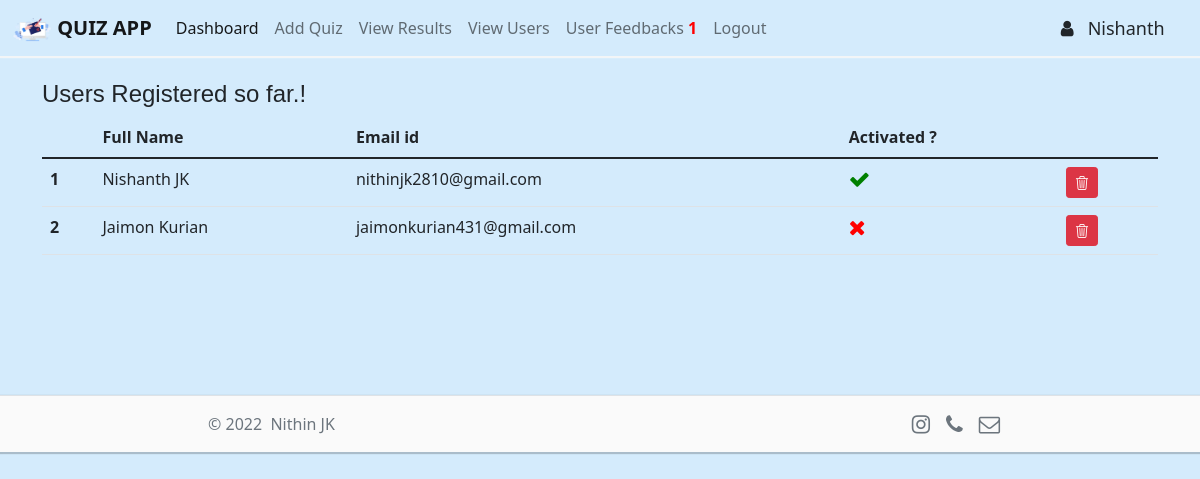
Screenshot of /view_users/Nishanth/ (signed in) with the database file from the repository.
### users/models.py (models this page shows, shortened)
class Users(models.Model):
    fname = models.CharField(max_length=100)
    lname = models.CharField(max_length=100, blank=True)
    email = models.EmailField(max_length=100)
    status = models.CharField(max_length=20, default='not_activated')

### site_admin/views.py (the view)
# urls.py: path('view_users/<name>/', admin_views.view_users, name='view_users'),
@login_required(login_url='home')
def view_users(request, name):
    current_user = User.objects.get(pk=request.user.id)
    if current_user.is_superuser == True:
        role = 'admin'
        notification = Notifications.objects.filter(to=role, status=1)
        feedcount = 0
        resultcount = 0
        usercount = 0
        for item in notification:
            if item.subject == 'feedback':
                feedcount += 1
            elif item.subject == 'result':
                resultcount += 1
            elif item.subject == 'new_user':
                usercount += 1
        all_users = Users.objects.all
        return render(request, 'admin/view_users.html', {'role':role, 'feedcount':feedcount, 'resultcount':resultcount, 'usercount':usercount, 'current_year': current_year, 'all': all_users, 'uname':name})
    else:
        return redirect('home')

### templates/admin/view_users.html
{% include 'header.html' %}
{% block content %}
<div class="container">
    <h4>Users Registered so far.!</h4>
    {% if all %}
    <div class="table-responsive">
        <table class="table">
            <thead>
                <tr>
                    <th></th>
                    <th>Full Name</th>
                    <th>Email id</th>
                    <th>Activated ?</th>
                    <th></th>
                </tr>
            </thead>
            <tbody>
                {% for item in all %}
                <tr>
                    <th>{{ forloop.counter }}</th>
                    <td>{{ item.fname }} {{ item.lname }}</td>
                    <td>{{ item.email }}</td>
                    {% if item.status == 'activated' %}
                    <td><i style="color: green;" class="fa fa-lg fa-check" aria-hidden="true"></i></td>
                    {% else %}
                    <td><i style="color: red;" class="fa fa-lg fa-times" aria-hidden="true"></i></td>
                    {% endif %}
                    <td><a href="{% url 'delete_user' item.id uname %}" class="btn btn-danger btn-sm"
                            title="Delete User"
                            onclick="return confirm('Are you sure ? This action can`t be undone !')"><i
                                class="bi bi-trash3"></i></a></td>
                </tr>
                {% endfor %}
            </tbody>
        </table>
        {% else %}
        <br>
        <p>No users registered so far &nbsp;:(</p>
        {% endif %}
    </div>
</div>
{% endblock %}
{% include 'footer.html' %}

### templates/header.html (shortened to what this page needs)
{% load static %}
<!doctype html>
<html lang="en">
<head>
    <link href="https://cdn.jsdelivr.net/npm/bootstrap@5.1.3/dist/css/bootstrap.min.css" rel="stylesheet"
>
    <link rel="stylesheet" href="https://cdn.jsdelivr.net/npm/bootstrap-icons@1.8.1/font/bootstrap-icons.css">
    <link href="https://maxcdn.bootstrapcdn.com/font-awesome/4.6.3/css/font-awesome.min.css" rel="stylesheet"
>
    <link rel="stylesheet" type="text/css" href="{% static 'css/main.css' %}">
    <link rel="stylesheet" type="text/css" href="{% static 'css/loader.css' %}">
    <link rel="stylesheet" type="text/css" href="{% static 'css/swiper-bundle.min.css' %}">
</head>
<body>
    <nav class="navbar navbar-expand-lg navbar-light" style="background-color: #d4ebfc;">
        <div class="container-fluid">
            <a class="navbar-brand" href="{% url 'home' %}"><b><img src="{% static 'img/logo.webp' %}" height="25"
                        width="40"> QUIZ APP</b></a>
            <div class="collapse navbar-collapse" id="navbarSupportedContent">
                <ul class="navbar-nav me-auto mb-2 mb-lg-0">
                    {% if role == 'admin' %}
                    <li class="nav-item">
                        <a class="nav-link active" aria-current="page" href="{% url 'admin_dashboard' uname %}">
                            Dashboard
                        </a>
                    </li>
                    <li class="nav-item">
                        <a class="nav-link" href="{% url 'add_quiz' uname %}">
                            Add Quiz
                        </a>
                    </li>
                    <li class="nav-item">
                        <a class="nav-link" href="{% url 'result_notify' uname %}">
                            <span class="notification">
                                View Results
                            </span>
                        </a>
                    </li>
                    <li class="nav-item">
                        <a class="nav-link" href="{% url 'user_notify' uname %}">
                            <span class="notification">
                                View Users
                            </span>
                        </a>
                    </li>
                    <li class="nav-item">
                        <a class="nav-link" href="{% url 'feed_notify' uname %}">
                            <span class="notification">
                                User Feedbacks
                                {% if feedcount %}
                                <span class="notification-badge"><b>&nbsp;{{ feedcount }}</b></span>
                                {% endif %}
                            </span>
                        </a>
                    </li>
                    <li class="nav-item">
                        <a class="nav-link" href="{% url 'signout' %}">
                            Logout
                        </a>
                    </li>
                </ul>
                <div class="d-flex">
                    <ul class="navbar-nav me-auto mb-2 mb-lg-0">
                        <li style="font-size: large;"><i class="fa fa-user" aria-hidden="true"></i>&nbsp;&nbsp;
                            {{ uname }} &nbsp;&nbsp;&nbsp;&nbsp;</li>
                    </ul>
                </div>
                {% endif %}
            </div>
        </div>
    </nav>
    <br>
    <div>

### static/css/main.css (style rules this page uses)
body { background: #d4ebfc; }
.navbar { box-shadow: 1px 1px 1px 1px #f2f5f7; }
h1, h2, h3, h4, h5, h6 { font-family: 'Trebuchet MS', 'Lucida Sans Unicode', 'Lucida Grande', 'Lucida Sans', Arial, sans-serif; }

### templates/header.html (style rules this page uses)
.notification { position: relative; display: flex; }
.notification-badge { top: -15px; right: -1px; color: red; -webkit-animation: shake .1s ease-in-out .1s infinite alternate; }

### rows the page displays
Users: fname "Nishanth", lname "JK", email "nithinjk2810@gmail.com", status "activated" (drawn)
Users: fname "Jaimon", lname "Kurian", email "jaimonkurian431@gmail.com", status "not_activated" (drawn)

### other values shown
{{ feedcount }} "1"
{{ current_year }} "2022"
